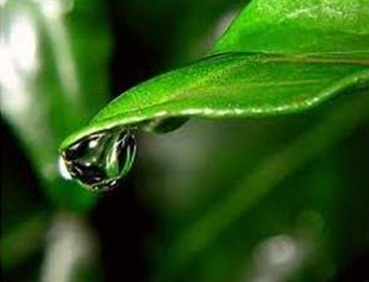
#> input picture 05 - Redes Neuronales Convolucionales/05_CNN/hoja.jpg, 369 x 282 px
$ jupyter execute verImagen_RGB.ipynb
#> lines starting #> are read from the running program, lines starting #| are printed output that depends on the picture
[cell 1]
from skimage import io
import matplotlib.pyplot as plt

imgColor = io.imread("hoja.jpg")
#> imgColor is the input picture: shape (282, 369, 3); mean R, G, B 51.4, 90.2, 29.8
imgColor.shape
#> Out = (282, 369, 3)

[cell 2]
plt.figure()
plt.imshow (imgColor)
plt.show()

[cell 3]
C = ['Reds', 'Greens', 'Blues']
for p in [0,1,2]:
    plt.figure()
    plt.imshow (imgColor[:,:,p],cmap=C[p])
    plt.show()
#> this loop made 3 passes
#> pass 1, `plt.show()`:
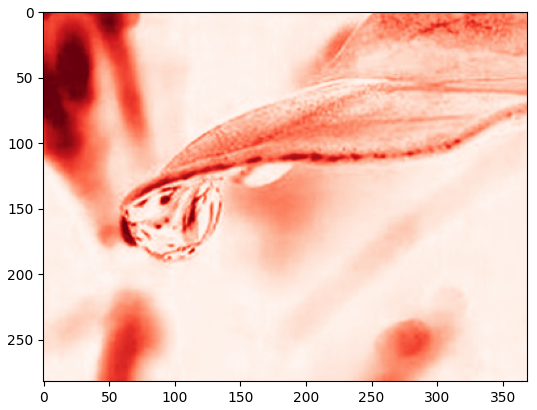
#> figure drawn by matplotlib, 1 panel
#> pass 2, `plt.show()`:
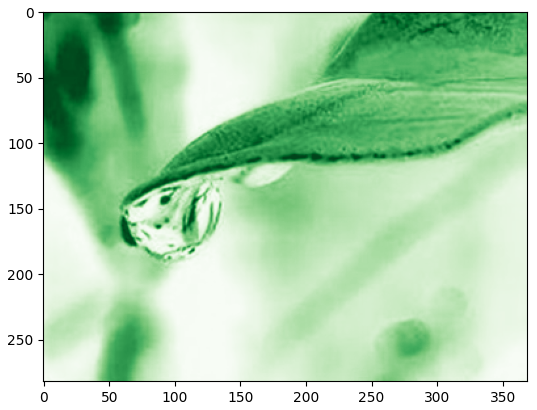
#> figure drawn by matplotlib, 1 panel

$ run again, with 05 - Redes Neuronales Convolucionales/05_CNN/Gato01.JPG copied over 05 - Redes Neuronales Convolucionales/05_CNN/hoja.jpg
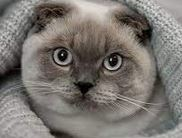
#> input picture 05 - Redes Neuronales Convolucionales/05_CNN/Gato01.JPG, 182 x 138 px
#> imgColor is the input picture: shape (138, 182, 3); mean R, G, B 122.2, 117.4, 112.3
#> the loop `for p in [0,1,2]:` made 3 passes
#> pass 1, `plt.show()`:
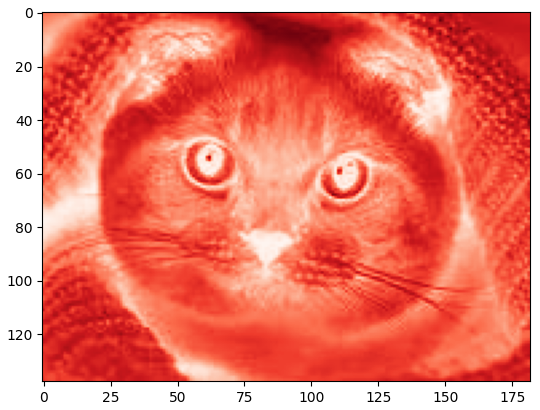
#> figure drawn by matplotlib, 1 panel
#> pass 2, `plt.show()`:
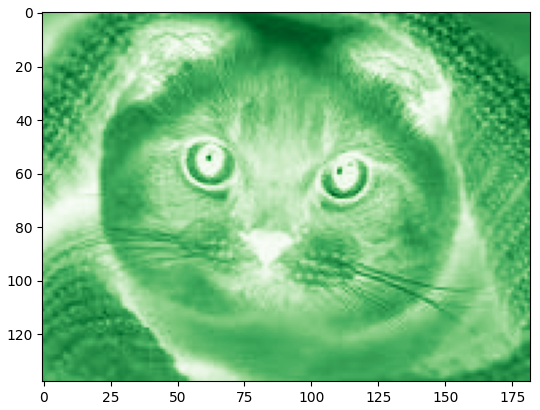
#> figure drawn by matplotlib, 1 panel

$ run again, with 05 - Redes Neuronales Convolucionales/05_CNN/Tigre.jpg copied over 05 - Redes Neuronales Convolucionales/05_CNN/hoja.jpg
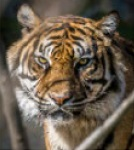
#> input picture 05 - Redes Neuronales Convolucionales/05_CNN/Tigre.jpg, 134 x 150 px
#> imgColor is the input picture: shape (150, 134, 3); mean R, G, B 105.5, 92.7, 77.3
#> the loop `for p in [0,1,2]:` made 3 passes
#> pass 1, `plt.show()`:
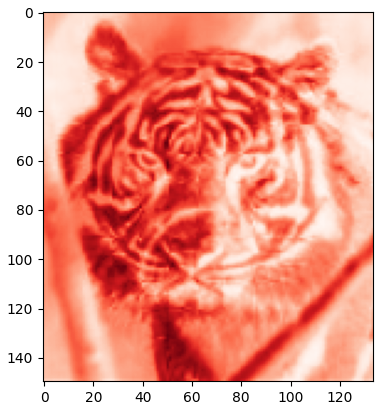
#> figure drawn by matplotlib, 1 panel
#> pass 2, `plt.show()`:
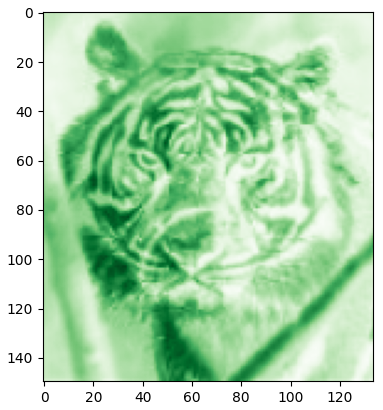
#> figure drawn by matplotlib, 1 panel
